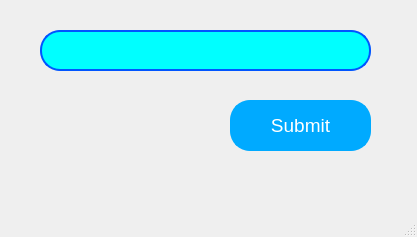
<?xml version="1.0" encoding="UTF-8"?>
<ui version="4.0">
 <class>MainWindow</class>
 <widget class="QMainWindow" name="MainWindow">
  <property name="geometry">
   <rect>
    <x>0</x>
    <y>0</y>
    <width>417</width>
    <height>237</height>
   </rect>
  </property>
  <property name="windowTitle">
   <string>MainWindow</string>
  </property>
  <widget class="QWidget" name="centralwidget">
   <widget class="QPushButton" name="pushButton">
    <property name="geometry">
     <rect>
      <x>230</x>
      <y>100</y>
      <width>141</width>
      <height>51</height>
     </rect>
    </property>
    <property name="font">
     <font>
      <pointsize>14</pointsize>
     </font>
    </property>
    <property name="styleSheet">
     <string notr="true">QPushButton{
	
	background-color: rgb(0, 170, 255);
	border: 2px solid rgb(0, 170, 255);
	border-radius: 20px;
	color:white;
}

QPushButton:hover{
	
	background-color: rgb(255, 85, 255);
	border-color: rgb(255, 0, 255);
}</string>
    </property>
    <property name="text">
     <string>Submit</string>
    </property>
   </widget>
   <widget class="QLineEdit" name="lineEdit">
    <property name="geometry">
     <rect>
      <x>40</x>
      <y>30</y>
      <width>331</width>
      <height>41</height>
     </rect>
    </property>
    <property name="font">
     <font>
      <pointsize>14</pointsize>
     </font>
    </property>
    <property name="styleSheet">
     <string notr="true">QLineEdit{
	background:rgb(0, 255, 255);
	border: 2px solid rgb(0, 85, 255);
	border-radius: 20px;
}

QLineEdit:focus{
	border: 2px solid rgb(255, 0, 127);
}</string>
    </property>
   </widget>
  </widget>
  <widget class="QMenuBar" name="menubar">
   <property name="geometry">
    <rect>
     <x>0</x>
     <y>0</y>
     <width>417</width>
     <height>26</height>
    </rect>
   </property>
  </widget>
  <widget class="QStatusBar" name="statusbar"/>
 </widget>
 <resources/>
 <connections/>
</ui>
